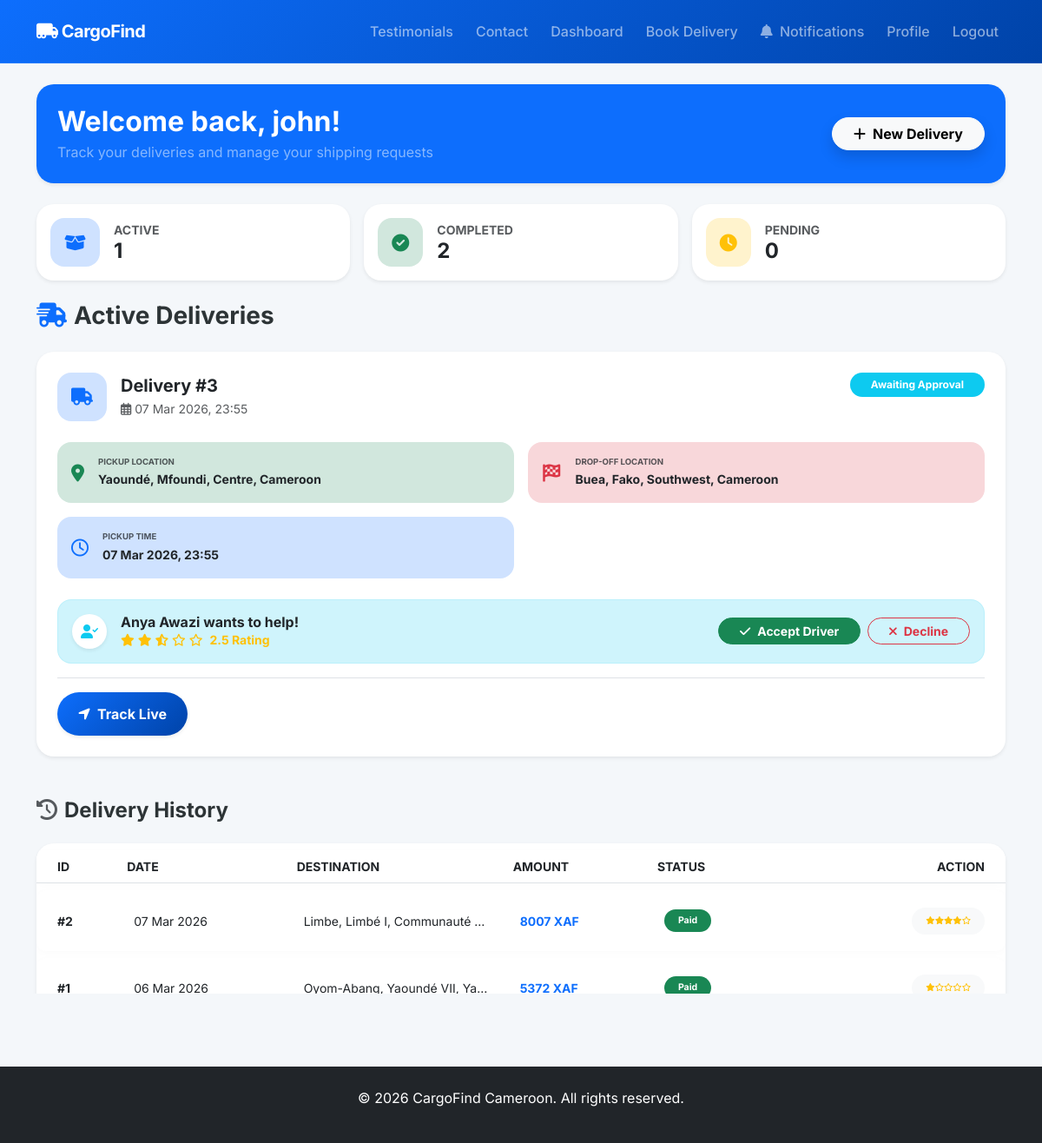
The app's page /customer/dashboard (signed in) with its own data.
### models.py (models this page shows, shortened)
class User(UserMixin, db.Model):
    id = db.Column(db.Integer, primary_key=True)
    email = db.Column(db.String(120), unique=True, nullable=False)
    phone = db.Column(db.String(20), unique=True, nullable=False)
    password_hash = db.Column(db.String(255), nullable=False)
    full_name = db.Column(db.String(100), nullable=False)
    address = db.Column(db.String(200))
    role = db.Column(db.String(20), nullable=False) # 'customer', 'driver', 'admin'
    vehicle_type = db.Column(db.String(50)) # 'car', 'van', 'truck'
    vehicle_id = db.Column(db.String(50))
    id_card_url = db.Column(db.String(255))
    selfie_url = db.Column(db.String(255))
    license_url = db.Column(db.String(255))
    is_verified = db.Column(db.Boolean, default=False)
    is_active = db.Column(db.Boolean, default=True)
    is_approved = db.Column(db.Boolean, default=False) # Admin approval
    current_lat = db.Column(db.Float)
    current_lng = db.Column(db.Float)
    deliveries_as_customer = db.relationship('Delivery', backref='customer', foreign_keys='Delivery.customer_id')
    deliveries_as_driver = db.relationship('Delivery', backref='driver', foreign_keys='Delivery.driver_id')
    notifications = db.relationship('Notification', backref='user', lazy=True)
    wallet = db.relationship('Wallet', backref='user', uselist=False)
    @property
    def average_rating(self):
        ratings = [d.rating for d in self.deliveries_as_driver if d.rating is not None]
        if not ratings:
            return 0.0
        return round(sum(ratings) / len(ratings), 1)

class Delivery(db.Model):
    id = db.Column(db.Integer, primary_key=True)
    customer_id = db.Column(db.Integer, db.ForeignKey('user.id'), nullable=False)
    driver_id = db.Column(db.Integer, db.ForeignKey('user.id'))
    pickup_location = db.Column(db.String(200), nullable=False)
    pickup_lat = db.Column(db.Float)
    pickup_lng = db.Column(db.Float)
    dropoff_location = db.Column(db.String(200), nullable=False)
    dropoff_lat = db.Column(db.Float)
    dropoff_lng = db.Column(db.Float)
    goods_description = db.Column(db.Text, nullable=False)
    pickup_time = db.Column(db.DateTime, default=datetime.utcnow)
    dropoff_time = db.Column(db.DateTime)
    special_instructions = db.Column(db.Text)
    weight = db.Column(db.Float)
    vehicle_type = db.Column(db.String(50)) # Type of vehicle required
    distance_km = db.Column(db.Float)
    estimated_time = db.Column(db.String(50))
    total_cost = db.Column(db.Float)
    status = db.Column(db.String(50), default='Pending')
    created_at = db.Column(db.DateTime, default=datetime.utcnow)
    payment_status = db.Column(db.String(20), default='Unpaid') # Unpaid, Paid
    payment_method = db.Column(db.String(50)) # MoMo, Orange, Cash
    pickup_otp = db.Column(db.String(6))
    delivery_otp = db.Column(db.String(6))
    rating = db.Column(db.Integer)
    feedback = db.Column(db.Text)

### app.py (the view)
@app.route('/customer/dashboard')
@login_required
def customer_dashboard():
    if current_user.role != 'customer':
        return redirect(url_for('index'))
    active_deliveries = Delivery.query.filter_by(customer_id=current_user.id).filter(Delivery.status != 'Delivered').all()
    past_deliveries = Delivery.query.filter_by(customer_id=current_user.id, status='Delivered').order_by(Delivery.created_at.desc()).all()
    notifications = Notification.query.filter_by(user_id=current_user.id).order_by(Notification.created_at.desc()).limit(5).all()
    return render_template('customer/dashboard.html', active=active_deliveries, past=past_deliveries, notifications=notifications)

### templates/customer/dashboard.html (shortened to what this page needs)
{% extends "base.html" %}
{% block content %}
<div class="row g-4 mb-4">
    <div class="col-12">
        <div class="card border-0 shadow-sm overflow-hidden">
            <div class="card-body p-4" style="background: var(--bs-primary);">
                <div class="row align-items-center">
                    <div class="col-md-8">
                        <h2 class="fw-bold mb-1 text-white">Welcome back, {{ current_user.full_name }}!</h2>
                        <p class="text-white-50 mb-0">Track your deliveries and manage your shipping requests</p>
                    </div>
                    <div class="col-md-4 text-md-end mt-3 mt-md-0">
                        <a href="{{ url_for('book_delivery') }}" class="btn btn-light rounded-pill px-4 fw-bold shadow">
                            <i class="fas fa-plus me-2"></i>New Delivery
                        </a>
                    </div>
                </div>
            </div>
        </div>
    </div>
</div>
<div class="row g-3 mb-4">
    <div class="col-md-4">
        <div class="card border-0 shadow-sm h-100">
            <div class="card-body d-flex align-items-center">
                <div class="bg-primary-subtle p-3 rounded-4 me-3">
                    <i class="fas fa-box-open fa-lg text-primary"></i>
                </div>
                <div>
                    <p class="text-muted small mb-0 text-uppercase fw-bold">Active</p>
                    <h4 class="fw-bold mb-0">{{ active|length }}</h4>
                </div>
            </div>
        </div>
    </div>
    <div class="col-md-4">
        <div class="card border-0 shadow-sm h-100">
            <div class="card-body d-flex align-items-center">
                <div class="bg-success-subtle p-3 rounded-4 me-3">
                    <i class="fas fa-check-circle fa-lg text-success"></i>
                </div>
                <div>
                    <p class="text-muted small mb-0 text-uppercase fw-bold">Completed</p>
                    <h4 class="fw-bold mb-0">{{ past|length }}</h4>
                </div>
            </div>
        </div>
    </div>
    <div class="col-md-4">
        <div class="card border-0 shadow-sm h-100">
            <div class="card-body d-flex align-items-center">
                <div class="bg-warning-subtle p-3 rounded-4 me-3">
                    <i class="fas fa-clock fa-lg text-warning"></i>
                </div>
                <div>
                    <p class="text-muted small mb-0 text-uppercase fw-bold">Pending</p>
                    <h4 class="fw-bold mb-0">
                        {% set pending_count = namespace(value=0) %}
                        {% for deliv in active %}
                            {% if deliv.status == 'Pending' %}
                                {% set pending_count.value = pending_count.value + 1 %}
                            {% endif %}
                        {% endfor %}
                        {{ pending_count.value }}
                    </h4>
                </div>
            </div>
        </div>
    </div>
</div>
<div class="d-flex justify-content-between align-items-center mb-4">
    <h3 class="fw-bold mb-0"><i class="fas fa-shipping-fast me-2 text-primary"></i>Active Deliveries</h3>
</div>
<div class="row g-4 animate-up">
    <div class="col-12">
        {% for deliv in active %}
            <div class="card mb-4 overflow-hidden border-0 shadow-sm">
                <div class="card-body p-4">
                    <div class="d-flex justify-content-between align-items-start mb-4">
                        <div class="d-flex align-items-center">
                            <div class="bg-primary-subtle p-3 rounded-4 me-3">
                                <i class="fas fa-truck fa-lg text-primary"></i>
                            </div>
                            <div>
                                <h5 class="fw-bold mb-1">Delivery #{{ deliv.id }}</h5>
                                <p class="text-muted small mb-0"><i class="far fa-calendar-alt me-1"></i>{{ deliv.created_at.strftime('%d %b %Y, %H:%M') }}</p>
                            </div>
                        </div>
                        <span class="badge rounded-pill {% if deliv.status == 'Pending' %}bg-warning text-dark{% elif deliv.status == 'Driver Accepted' %}bg-info text-white{% elif deliv.status == 'Delivered' %}bg-success{% else %}bg-primary{% endif %} px-4 py-2">
                            {% if deliv.status == 'Driver Accepted' %}Awaiting Approval{% else %}{{ deliv.status }}{% endif %}
                        </span>
                    </div>
                    <div class="row g-3 mb-4">
                        <div class="col-md-6">
                            <div class="d-flex align-items-center bg-success-subtle p-3 rounded-4">
                                <i class="fas fa-map-marker-alt text-success fa-lg me-3"></i>
                                <div>
                                    <small class="text-muted d-block text-uppercase fw-bold" style="font-size: 0.6rem;">Pickup Location</small>
                                    <span class="small fw-bold">{{ deliv.pickup_location }}</span>
                                </div>
                            </div>
                        </div>
                        <div class="col-md-6">
                            <div class="d-flex align-items-center bg-danger-subtle p-3 rounded-4">
                                <i class="fas fa-flag-checkered text-danger fa-lg me-3"></i>
                                <div>
                                    <small class="text-muted d-block text-uppercase fw-bold" style="font-size: 0.6rem;">Drop-off Location</small>
                                    <span class="small fw-bold">{{ deliv.dropoff_location }}</span>
                                </div>
                            </div>
                        </div>
                        <div class="col-md-6">
                            <div class="d-flex align-items-center bg-primary-subtle p-3 rounded-4">
                                <i class="far fa-clock text-primary fa-lg me-3"></i>
                                <div>
                                    <small class="text-muted d-block text-uppercase fw-bold" style="font-size: 0.6rem;">Pickup Time</small>
                                    <span class="small fw-bold">{{ deliv.pickup_time.strftime('%d %b %Y, %H:%M') }}</span>
                                </div>
                            </div>
                        </div>
                    </div>
                    {% if deliv.status == 'Driver Accepted' %}
                    <div class="bg-info-subtle p-3 rounded-4 mb-3 border border-info border-opacity-10">
                        <div class="d-flex align-items-center justify-content-between flex-wrap gap-3">
                            <div class="d-flex align-items-center">
                                <div class="bg-white p-2 rounded-circle me-3 shadow-sm" style="width: 40px; height: 40px; display: flex; align-items: center; justify-content: center;">
                                    <i class="fas fa-user-check text-info"></i>
                                </div>
                                <div>
                                    <h6 class="mb-0 fw-bold">{{ deliv.driver.full_name }} wants to help!</h6>
                                    <div class="text-warning small d-flex align-items-center">
                                        {% set avg_rating = deliv.driver.average_rating %}
                                        <div class="me-2">
                                            {% for i in range(5) %}
                                                <i class="{% if i < avg_rating|int %}fas{% elif avg_rating > i and avg_rating < i + 1 %}fas fa-star-half-alt{% else %}far{% endif %} fa-star"></i>
                                            {% endfor %}
                                        </div>
                                        <span class="fw-bold">{{ avg_rating }} Rating</span>
                                    </div>
                                </div>
                            </div>
                            <div class="d-flex gap-2">
                                <a href="{{ url_for('accept_driver', delivery_id=deliv.id) }}" class="btn btn-success rounded-pill px-4 btn-sm fw-bold">
                                    <i class="fas fa-check me-2"></i>Accept Driver
                                </a>
                                <a href="{{ url_for('customer_reject_driver', delivery_id=deliv.id) }}" class="btn btn-outline-danger rounded-pill px-4 btn-sm fw-bold">
                                    <i class="fas fa-times me-2"></i>Decline
                                </a>
                            </div>
                        </div>
                    </div>
                    {% endif %}
                    <div class="d-flex flex-wrap gap-2 pt-3 border-top">
                        <a href="{{ url_for('track_delivery', delivery_id=deliv.id) }}" class="btn btn-primary rounded-pill px-4 fw-bold shadow-sm">
                            <i class="fas fa-location-arrow me-2"></i>Track Live
                        </a>
                    </div>
                </div>
            </div>
        {% endfor %}
        <h4 class="fw-bold mt-5 mb-4"><i class="fas fa-history me-2 text-muted"></i>Delivery History</h4>
        <div class="card border-0 shadow-sm overflow-hidden">
            <div class="table-responsive">
                <table class="table table-hover align-middle mb-0">
                    <thead class="bg-light">
                        <tr class="small text-uppercase text-muted">
                            <th class="ps-4">ID</th>
                            <th>Date</th>
                            <th>Destination</th>
                            <th>Amount</th>
                            <th>Status</th>
                            <th class="text-end pe-4">Action</th>
                        </tr>
                    </thead>
                    <tbody class="border-top-0">
                        {% for deliv in past %}
                            <tr class="small">
                                <td class="ps-4 fw-bold">#{{ deliv.id }}</td>
                                <td>{{ deliv.created_at.strftime('%d %b %Y') }}</td>
                                <td class="text-truncate" style="max-width: 150px;">{{ deliv.dropoff_location }}</td>
                                <td class="fw-bold text-primary">{{ deliv.total_cost|int }} XAF</td>
                                <td>
                                    {% if deliv.payment_status == 'Paid' %}
                                        <span class="badge bg-success px-3 py-2 rounded-pill">Paid</span>
                                    {% elif deliv.payment_method == 'Cash' and deliv.payment_status == 'Pending' %}
                                        <span class="badge bg-info px-3 py-2 rounded-pill">Pay in Cash</span>
                                    {% elif deliv.payment_status == 'Pending' %}
                                        <span class="badge bg-warning text-dark px-3 py-2 rounded-pill">Pending</span>
                                    {% else %}
                                        <span class="badge bg-warning text-dark px-3 py-2 rounded-pill">Unpaid</span>
                                    {% endif %}
                                </td>
                                <td class="text-end pe-4">
                                    <div class="d-flex justify-content-end gap-2">
                                        <a href="{{ url_for('view_invoice', delivery_id=deliv.id) }}" class="btn btn-outline-secondary btn-sm rounded-circle" title="Invoice">
                                            <i class="fas fa-file-invoice"></i>
                                        </a>
                                        {% if not deliv.rating %}
                                            <button class="btn btn-primary btn-sm rounded-pill px-3 fw-bold shadow-sm" data-bs-toggle="modal" data-bs-target="#rateModal{{ deliv.id }}">Rate</button>
                                        {% else %}
                                            <div class="text-warning small text-nowrap d-flex align-items-center bg-light px-3 py-1 rounded-pill">
                                            </div>
                                        {% endif %}
                                    </div>
                                </td>
                            </tr>
                        {% endfor %}
                    </tbody>
                </table>
            </div>
        </div>
    </div>
</div>
{% endblock %}

### records on screen
User: full_name "john"
Delivery: id "3", created_at "07 Mar 2026, 23:55", status "Awaiting Approval", pickup_location "Yaoundé, Mfoundi, Centre, Cameroon", dropoff_location "Buea, Fako, Southwest, Cameroon", pickup_time "07 Mar 2026, 23:55", driver.full_name "Anya Awazi", avg_rating "2.5"
Delivery: id "2", created_at "07 Mar 2026", dropoff_location "Limbe, Limbé I, Communauté…", total_cost "8007", payment_status "Paid"
Delivery: id "1", created_at "06 Mar 2026", dropoff_location "Oyom-Abang, Yaoundé VII, Ya…", total_cost "5372", payment_status "Paid"

### other values on screen
{{ active|length }} "1"
{{ past|length }} "2"
{{ pending_count.value }} "0"
